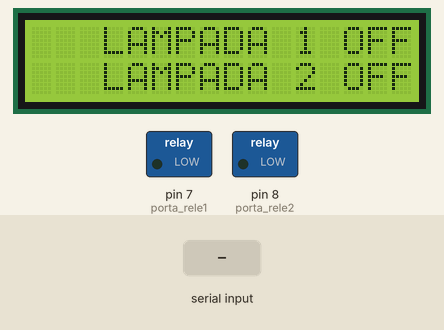
This sketch was run on a simulated Arduino Uno, built with avr-gcc and run on an emulated ATmega328P. Parts: 16×2 character LCD, switched loads named in the sketch (green lamp = pin HIGH). The test bench sets the inputs (shaded band).

Above: at 1.2 s.
1.3 s: "1" received over Serial
At 2.4 s:
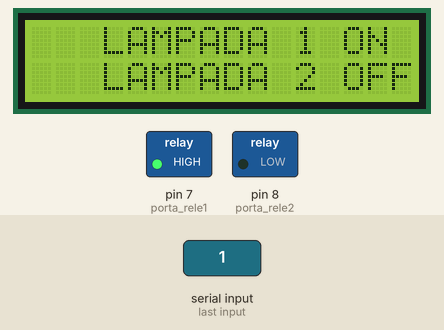
3.5 s: "2" received over Serial
At 5.2 s:
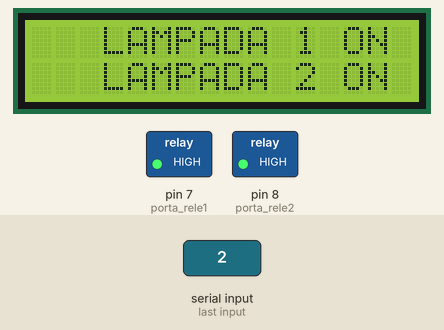
5.5 s: "1" received over Serial
At 7.5 s:
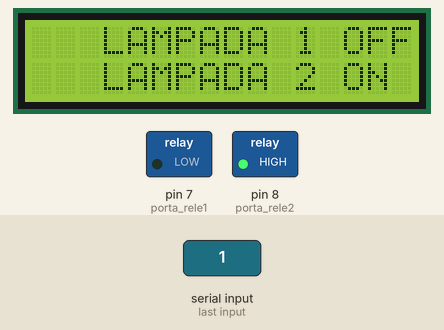
Timing chart, 0 to 9.0 s (numbered marks = the images above; inputs shaded):
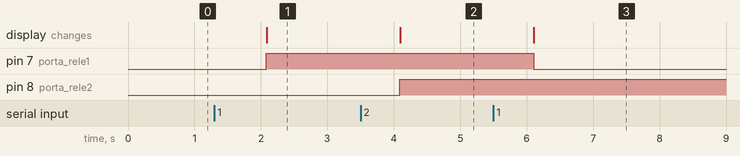

Measured:
- after the input at 1.3 s, pin 7 (porta_rele1): LOW → HIGH after 0.78 s; the display: changes after 0.79 s (image 1)
- after the input at 3.5 s, pin 8 (porta_rele2): LOW → HIGH after 0.59 s; the display: changes after 0.60 s (image 2)
- after the input at 5.5 s, pin 7 (porta_rele1): HIGH → LOW after 0.60 s; the display: changes after 0.61 s (image 3)

The sketch:

rele_bluetooth.ino
```cpp
#include <LiquidCrystal.h>

LiquidCrystal lcd(12, 11, 5, 4, 3, 2);

int porta_rele1 = 7;
int porta_rele2 = 8;


void inverteRele(int rele){
  if(digitalRead(rele) == LOW){
    digitalWrite(rele, HIGH);
  } else {
    digitalWrite(rele, LOW);
  }
}

void imprimeLcd() {
  lcd.clear();

  lcd.setCursor(3, 0);
  digitalRead(porta_rele1) == LOW ? lcd.print("LAMPADA 1 OFF") : lcd.print("LAMPADA 1 ON");
  lcd.setCursor(3, 1);
  digitalRead(porta_rele2) == LOW ? lcd.print("LAMPADA 2 OFF") : lcd.print("LAMPADA 2 ON");
}

void setup(){

  Serial.begin(9600);
  pinMode(porta_rele1, OUTPUT);
  pinMode(porta_rele2, OUTPUT);
  lcd.begin(16,2);
  imprimeLcd();
}

void loop(){

  if(Serial.available() > 0){
    int entrada = Serial.read();

    switch(entrada) {
      case '1':
      inverteRele(porta_rele1);
      break;

      case '2':
      inverteRele(porta_rele2);
      break;

      default:
      break;

    }
  }

  imprimeLcd();
    delay(1000);
}
```
